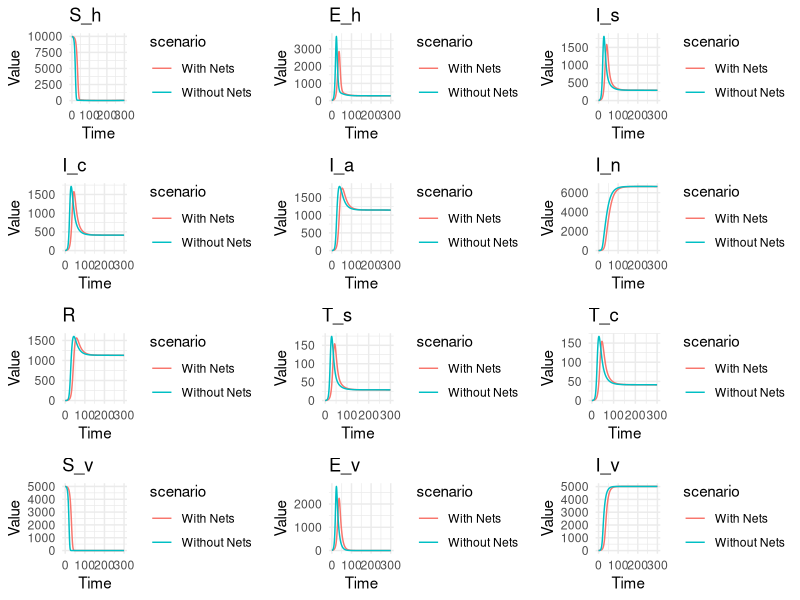

Here is the R script that generated this plot:
# Load necessary libraries
library(deSolve)  # For solving differential equations
library(ggplot2)  # For plotting
library(gridExtra)  # For arranging multiple plots
library(reshape2)  # For reshaping data

# Function to calculate the seasonal variation in transmission
# time: Time variable
# amplitude: Amplitude of the seasonal variation
# phase_shift: Shift in the phase of the seasonal cycle
seasonal_modulation <- function(time, amplitude, phase_shift) {
  return(1 + amplitude * cos(2 * pi * (time - phase_shift) / 365))
}

# Function to calculate the effective reduction in transmission due to mosquito nets
calculate_net_effect <- function(N_net, u_net, k_net, N_h, time, net_start_time, use_net_intervention) {
  
  # Check if the current time is after the net intervention start time and if the intervention is in use
  # (time >= net_start_time) will be 1 if the current time is greater than or equal to net_start_time, otherwise 0
  # use_net_intervention is a boolean (TRUE/FALSE), which will be coerced to 1 or 0 in the multiplication
  # Only if both conditions are TRUE (i.e., both 1), the net effect will be calculated
  # If any condition is FALSE (i.e., 0), effective_reduction will be 0
  effective_reduction <- (time >= net_start_time) * use_net_intervention * ((N_net / N_h) * u_net * k_net)
  
  # Return the calculated effective reduction
  return(effective_reduction)
}

# Define the system of differential equations (SEIR model)
# time: Current time in the simulation
# state: Current state of the system (populations in each compartment)
# parameters: Parameters of the model
disease_model <- function(time, state, parameters) {
  with(as.list(c(state, parameters)), {
    
    # Calculate the reduction in transmission due to nets if intervention is active
    
    effective_reduction <- calculate_net_effect(N_net, u_net, k_net, N_h, time, net_start_time, use_net_intervention)
    
    
    # Calculate seasonal modulation of transmission
    seas <- seasonal_modulation(time, amplitude, phase_shift)
    
    # Force of infection for humans
    FOIh <- (beta_hv * I_v / N_h) * seas * (1 - effective_reduction)
    
    # Human population equations
    dS_h <- -FOIh * S_h + delta * R  # Susceptible humans
    dE_h <- FOIh * S_h - psi * (alpha_s + alpha_c * (1 - alpha_s) + alpha_a * (1 - alpha_c) * (1 - alpha_s) + (1 - alpha_a) * (1 - alpha_c) * (1 - alpha_s)) * E_h  # Exposed humans
    dI_s <- psi * alpha_s * E_h + sigma_s * R + mu_c * I_c - (gamma_s + theta_s) * I_s  # Symptomatic infected humans
    dI_c <- alpha_c * (1 - alpha_s) * psi * E_h + sigma_c * R + gamma_s * I_s + mu_a * I_a - (theta_c + gamma_c + mu_c) * I_c  # Clinically infected humans
    dI_a <- alpha_a * (1 - alpha_c) * (1 - alpha_s) * psi * E_h + gamma_c * I_c + mu_n * I_n + sigma_a * R - (mu_a + gamma_a) * I_a  # Asymptomatic infected humans
    dI_n <- psi * (1 - alpha_a) * (1 - alpha_c) * (1 - alpha_s) * E_h + gamma_a * I_a + sigma_n * R - (mu_n + kappa_n) * I_n  # Non-specific infected humans
    dR <- kappa_s * T_s + kappa_c * T_c + kappa_n * I_n - (delta + sigma_s + sigma_c + sigma_a + sigma_n) * R  # Recovered humans
    dT_s <- theta_s * I_s - kappa_s * T_s  # Treated symptomatic humans
    dT_c <- theta_c * I_c - kappa_c * T_c  # Treated clinically infected humans
    
    # Vector population equations
    FOIv <- ((I_c + I_a + I_s + I_n) / N_v) * beta_vh * seas * (1 - effective_reduction)
    dS_v <- -FOIv * S_v  # Susceptible vectors
    dE_v <- FOIv * S_v - omega * E_v  # Exposed vectors
    dI_v <- omega * E_v  # Infected vectors
    
    # Return the rates of change
    list(c(dS_h, dE_h, dI_s, dI_c, dI_a, dI_n, dR, dT_s, dT_c, dS_v, dE_v, dI_v))
  })
}



# Initial conditions
initial_state <- c(
  S_h = 9990, E_h = 6, I_s = 1, I_c = 1, I_a = 1, I_n = 1, R = 0, T_s = 0, T_c = 0,
  S_v = 5000, E_v = 10, I_v = 5
)

# Parameters
parameters <- c(
  beta_hv = 0.9,        # Transmission rate from vectors to humans: Probability of transmission per contact from a vector to a human.
  beta_vh = 0.5,        # Transmission rate from humans to vectors: Probability of transmission per contact from a human to a vector.
  
  alpha_s = 0.5,        # Proportion of exposed individuals progressing to symptomatic infection (I_s).
  alpha_c = 0.5,        # Proportion of exposed individuals progressing to clinical infection (I_c).
  alpha_a = 0.5,        # Proportion of exposed individuals progressing to asymptomatic infection (I_a).
  
  sigma_s = 0.01,       # Rate at which symptomatic infections progress to recovery or death.
  sigma_c = 0.01,       # Rate at which clinical infections progress to recovery or death.
  sigma_a = 0.01,       # Rate at which asymptomatic infections progress to recovery or death.
  sigma_n = 0.01,       # Rate at which infection in vectors (I_n) progresses.
  
  gamma_s = 0.1,        # Rate of recovery or death from symptomatic infections (I_s).
  gamma_c = 0.1,        # Rate of recovery or death from clinical infections (I_c).
  gamma_a = 0.1,        # Rate of recovery or death from asymptomatic infections (I_a).
  
  theta_s = 0.05,       # Rate of treatment or intervention for symptomatic infections (I_s).
  theta_c = 0.05,       # Rate of treatment or intervention for clinical infections (I_c).
  
  mu_n = 0.01,          # Mortality rate for vectors (I_n).
  mu_c = 0.01,          # Mortality rate for clinical infections (I_c).
  mu_a = 0.01,          # Mortality rate for asymptomatic infections (I_a).
  kappa_n = 0.01,       # Rate at which vectors (I_n) are removed from the population.
  
  kappa_s = 0.5,        # Clearance rate for symptomatic infections (T_s).
  kappa_c = 0.5,        # Clearance rate for clinical infections (T_c).
  
  delta = 0.05,         # Natural death rate for humans.
  
  omega = 0.1,          # Transmission rate from vector to vector.
  
  N_h = 1000,           # Total number of humans in the population.
  N_v = 1000,           # Total number of vectors in the population.
  
  psi = 0.2,            # Probability of transmission per contact between humans and vectors.
  
  amplitude = 0.8,      # Amplitude of the seasonal variation in transmission.
  
  phase_shift = 180,    # Phase shift of the seasonal variation in transmission, in days.
  
  N_net = 6000,         # Total number of mosquito nets available.
  u_net = 0.5,          # Usage rate of mosquito nets (fraction of nets used).
  k_net = 0.2,          # Effectiveness of mosquito nets in reducing transmission.
  
  net_start_time = 1    # Time (in days) when mosquito nets are introduced into the model.
)


# Time sequence
time <- seq(0, 300, by = 1)

# Solve the model with nets
parameters["use_net_intervention"] <- TRUE
output_with_nets <- ode(y = initial_state, times = time, func = disease_model, parms = parameters)

# Solve the model without nets
parameters["use_net_intervention"] <- FALSE
output_without_nets <- ode(y = initial_state, times = time, func = disease_model, parms = parameters)

# Convert outputs to data frames for plotting
output_with_nets_df <- as.data.frame(output_with_nets)
output_with_nets_df$scenario <- "With Nets"
output_without_nets_df <- as.data.frame(output_without_nets)
output_without_nets_df$scenario <- "Without Nets"

# Combine the data frames
combined_output_df <- rbind(output_with_nets_df, output_without_nets_df)

# Melt the data for ggplot2
output_long <- melt(combined_output_df, id.vars = c("time", "scenario"))

# Define compartments in the same order as in the model
compartments <- c("S_h", "E_h", "I_s", "I_c", "I_a", "I_n", "R", "T_s", "T_c", "S_v", "E_v", "I_v")

# Create a list to store individual plots
plot_list <- list()

# Generate plots for each compartment
for (compartment in compartments) {
  p <- ggplot(subset(output_long, variable == compartment), aes(x = time, y = value, color = scenario)) +
    geom_line() +
    labs(title = compartment, x = "Time", y = "Value") +
    theme_minimal()
  plot_list[[compartment]] <- p
}

# Arrange plots in a 4x3 grid
grid.arrange(grobs = plot_list, ncol = 3, nrow = 4)

rowSums(output_with_nets[,2:10])
rowSums(output_with_nets[,11:13])
